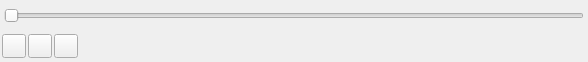
<?xml version="1.0" encoding="UTF-8"?>
<ui version="4.0">
 <class>PlayControlUi</class>
 <widget class="QWidget" name="PlayControlUi">
  <property name="geometry">
   <rect>
    <x>0</x>
    <y>0</y>
    <width>588</width>
    <height>62</height>
   </rect>
  </property>
  <property name="sizePolicy">
   <sizepolicy hsizetype="Expanding" vsizetype="Minimum">
    <horstretch>0</horstretch>
    <verstretch>0</verstretch>
   </sizepolicy>
  </property>
  <property name="minimumSize">
   <size>
    <width>0</width>
    <height>0</height>
   </size>
  </property>
  <property name="maximumSize">
   <size>
    <width>16777215</width>
    <height>324</height>
   </size>
  </property>
  <property name="windowTitle">
   <string/>
  </property>
  <layout class="QGridLayout" name="gridLayout">
   <property name="leftMargin">
    <number>0</number>
   </property>
   <property name="topMargin">
    <number>0</number>
   </property>
   <property name="rightMargin">
    <number>0</number>
   </property>
   <property name="bottomMargin">
    <number>0</number>
   </property>
   <property name="spacing">
    <number>0</number>
   </property>
   <item row="0" column="0">
    <widget class="QFrame" name="m_MainFrame">
     <property name="sizePolicy">
      <sizepolicy hsizetype="Expanding" vsizetype="Preferred">
       <horstretch>0</horstretch>
       <verstretch>0</verstretch>
      </sizepolicy>
     </property>
     <property name="frameShape">
      <enum>QFrame::NoFrame</enum>
     </property>
     <property name="frameShadow">
      <enum>QFrame::Plain</enum>
     </property>
     <layout class="QVBoxLayout" name="verticalLayout">
      <property name="spacing">
       <number>2</number>
      </property>
      <property name="leftMargin">
       <number>2</number>
      </property>
      <property name="topMargin">
       <number>2</number>
      </property>
      <property name="rightMargin">
       <number>2</number>
      </property>
      <property name="bottomMargin">
       <number>2</number>
      </property>
      <item>
       <widget class="QFrame" name="m_ControlsFrame">
        <property name="sizePolicy">
         <sizepolicy hsizetype="Expanding" vsizetype="Preferred">
          <horstretch>0</horstretch>
          <verstretch>0</verstretch>
         </sizepolicy>
        </property>
        <property name="minimumSize">
         <size>
          <width>0</width>
          <height>0</height>
         </size>
        </property>
        <property name="maximumSize">
         <size>
          <width>16777215</width>
          <height>16777215</height>
         </size>
        </property>
        <property name="frameShape">
         <enum>QFrame::NoFrame</enum>
        </property>
        <property name="frameShadow">
         <enum>QFrame::Plain</enum>
        </property>
        <layout class="QVBoxLayout" name="verticalLayout_2">
         <property name="spacing">
          <number>0</number>
         </property>
         <property name="leftMargin">
          <number>0</number>
         </property>
         <property name="topMargin">
          <number>0</number>
         </property>
         <property name="rightMargin">
          <number>0</number>
         </property>
         <property name="bottomMargin">
          <number>0</number>
         </property>
         <item>
          <widget class="QFrame" name="m_VideoPlaybackControl">
           <property name="sizePolicy">
            <sizepolicy hsizetype="Expanding" vsizetype="Preferred">
             <horstretch>0</horstretch>
             <verstretch>0</verstretch>
            </sizepolicy>
           </property>
           <property name="styleSheet">
            <string notr="true"/>
           </property>
           <layout class="QHBoxLayout" name="horizontalLayout">
            <property name="spacing">
             <number>5</number>
            </property>
            <property name="sizeConstraint">
             <enum>QLayout::SetDefaultConstraint</enum>
            </property>
            <property name="leftMargin">
             <number>2</number>
            </property>
            <property name="topMargin">
             <number>2</number>
            </property>
            <property name="rightMargin">
             <number>2</number>
            </property>
            <property name="bottomMargin">
             <number>2</number>
            </property>
            <item>
             <widget class="QSlider" name="m_PlayPosSlider">
              <property name="minimumSize">
               <size>
                <width>0</width>
                <height>24</height>
               </size>
              </property>
              <property name="maximumSize">
               <size>
                <width>16777215</width>
                <height>24</height>
               </size>
              </property>
              <property name="orientation">
               <enum>Qt::Horizontal</enum>
              </property>
             </widget>
            </item>
           </layout>
          </widget>
         </item>
        </layout>
       </widget>
      </item>
      <item>
       <layout class="QHBoxLayout" name="horizontalLayout_2">
        <item>
         <widget class="VxPushButton" name="m_RestartButton">
          <property name="sizePolicy">
           <sizepolicy hsizetype="Fixed" vsizetype="Fixed">
            <horstretch>0</horstretch>
            <verstretch>0</verstretch>
           </sizepolicy>
          </property>
          <property name="minimumSize">
           <size>
            <width>24</width>
            <height>24</height>
           </size>
          </property>
          <property name="maximumSize">
           <size>
            <width>24</width>
            <height>24</height>
           </size>
          </property>
          <property name="text">
           <string/>
          </property>
          <property name="iconSize">
           <size>
            <width>24</width>
            <height>24</height>
           </size>
          </property>
         </widget>
        </item>
        <item>
         <widget class="VxPushButton" name="m_PlayPauseButton">
          <property name="sizePolicy">
           <sizepolicy hsizetype="Fixed" vsizetype="Fixed">
            <horstretch>0</horstretch>
            <verstretch>0</verstretch>
           </sizepolicy>
          </property>
          <property name="minimumSize">
           <size>
            <width>24</width>
            <height>24</height>
           </size>
          </property>
          <property name="maximumSize">
           <size>
            <width>24</width>
            <height>24</height>
           </size>
          </property>
          <property name="text">
           <string/>
          </property>
          <property name="iconSize">
           <size>
            <width>24</width>
            <height>24</height>
           </size>
          </property>
         </widget>
        </item>
        <item>
         <widget class="VxPushButton" name="m_StopButton">
          <property name="sizePolicy">
           <sizepolicy hsizetype="Fixed" vsizetype="Fixed">
            <horstretch>0</horstretch>
            <verstretch>0</verstretch>
           </sizepolicy>
          </property>
          <property name="minimumSize">
           <size>
            <width>24</width>
            <height>24</height>
           </size>
          </property>
          <property name="maximumSize">
           <size>
            <width>24</width>
            <height>24</height>
           </size>
          </property>
          <property name="text">
           <string/>
          </property>
          <property name="iconSize">
           <size>
            <width>24</width>
            <height>24</height>
           </size>
          </property>
         </widget>
        </item>
        <item>
         <widget class="QLabel" name="m_TagLabel">
          <property name="sizePolicy">
           <sizepolicy hsizetype="Expanding" vsizetype="Preferred">
            <horstretch>0</horstretch>
            <verstretch>0</verstretch>
           </sizepolicy>
          </property>
          <property name="minimumSize">
           <size>
            <width>0</width>
            <height>0</height>
           </size>
          </property>
          <property name="maximumSize">
           <size>
            <width>16777215</width>
            <height>16777215</height>
           </size>
          </property>
          <property name="text">
           <string notr="true"/>
          </property>
          <property name="alignment">
           <set>Qt::AlignCenter</set>
          </property>
         </widget>
        </item>
       </layout>
      </item>
     </layout>
    </widget>
   </item>
  </layout>
 </widget>
 <customwidgets>
  <customwidget>
   <class>VxPushButton</class>
   <extends>QPushButton</extends>
   <header location="global">VxPushButton.h</header>
  </customwidget>
 </customwidgets>
 <resources/>
 <connections/>
</ui>
